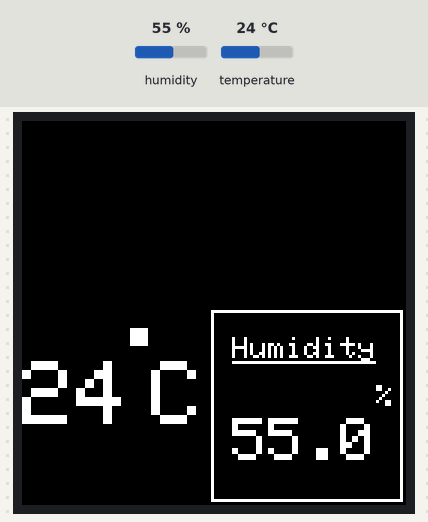
The sketch below on a simulated Arduino Uno, built with avr-gcc and run on an emulated ATmega328P. Shown: 128×128 colour display. The inputs (shaded band) are chosen by the test bench; at power-on: humidity 55 %, temperature 24 °C.

Above: at 2.8 s.
2.9 s: humidity set to 22 %
At 4.7 s:
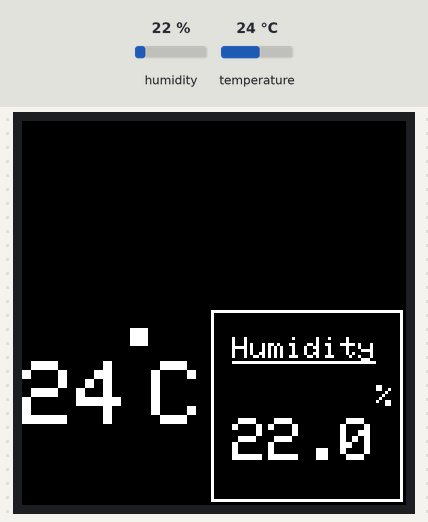
5.6 s: temperature set to 12 °C
At 7.4 s:
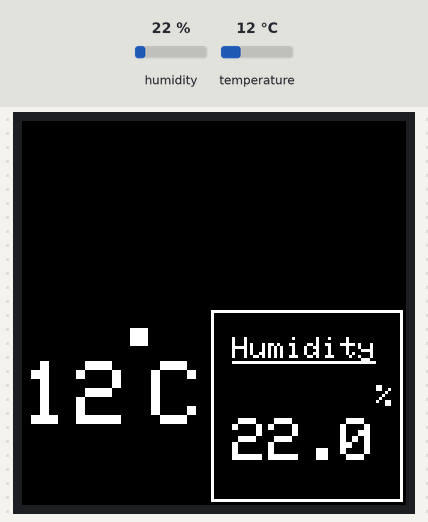
8.3 s: humidity set to 40 %
At 10.5 s:
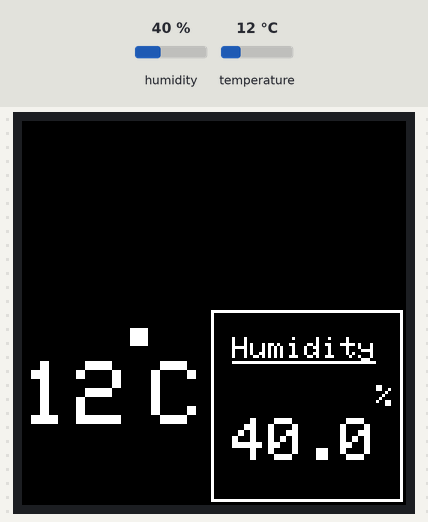
11.7 s: temperature set to 19 °C
At 13.2 s:
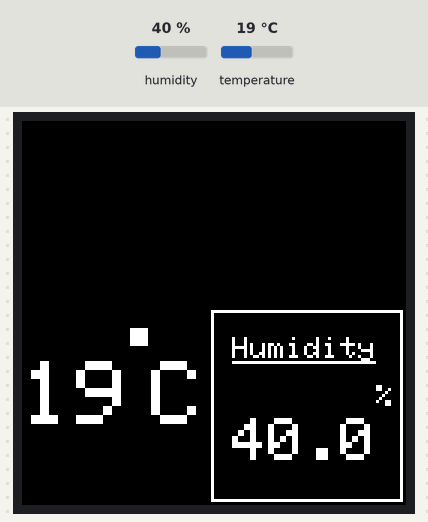
Timing chart, 0 to 14.7 s (numbered marks = the images above; inputs shaded):
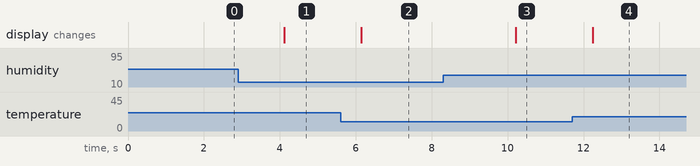

Measured:
- after the input at 2.9 s, the display: changes after 1.2 s (image 1)
- after the input at 5.6 s, the display: changes after 0.55 s (image 2)
- after the input at 8.3 s, the display: changes after 1.9 s (image 3)
- after the input at 11.7 s, the display: changes after 0.55 s (image 4)

The sketch:

Room_Temperature_Sensor.ino
```cpp
// Color definitions
#define BLACK           0x0000
#define BLUE            0x001F
#define RED             0xF800
#define GREEN           0x07E0
#define CYAN            0x07FF
#define MAGENTA         0xF81F
#define YELLOW          0xFFE0
#define WHITE           0xFFFF
#define dc   8
#define cs   10
#define rst  9
#define DHTPIN 3
#define DHTTYPE DHT11

#include <Adafruit_GFX.h>
#include <Adafruit_SSD1351.h>
#include <SPI.h>
#include "DHT.h"


Adafruit_SSD1351 tft = Adafruit_SSD1351(cs, dc, rst);
DHT dht(DHTPIN, DHTTYPE);

int tft_height, tft_width;
char deg = 248;

void setup() {
  // put your setup code here, to run once:
  Serial.begin(9600);
  dht.begin();
  tft.begin();
  tft_height = tft.height();
  tft_width = tft.width();
  tft.fillScreen(BLACK);
  tft.drawRect((tft_width - 1) / 2, (tft_height - 1) / 2, tft_width / 2, tft_height / 2, WHITE);
  tft.setCursor((tft_width / 2) + 6, (tft_height / 2) + 8);
  tft.println("Humidity");
  tft.drawFastHLine((tft_width / 2) + 6, (tft_height / 2) + 16, (tft_width / 2) - 16, WHITE);
  tft.setCursor(tft_width - 10, (tft_height / 2) + 24);
  tft.print("%");
}

void loop() {
  // put your main code here, to run repeatedly:
  int humidity = dht.readHumidity() * 100;
  int top = humidity / 100, bot = humidity % 100;
  String mult = String(top) + "." + String(bot);
  tft.setTextSize(2);
  tft.setCursor((tft_width / 2) + 6, (tft_height / 2) + 35);
  tft.fillRect((tft_width / 2) + 6, (tft_height / 2) + 35, 30, 20, BLACK);
  //  String me = String("%0.2f", humidity);
  tft.print(mult);
  tft.setTextSize(3);
  tft.fillRect(0, 0, (tft_width / 2) - 10, tft_height, BLACK);
  tft.setCursor(0, 80);
  int temp = (int)(dht.readTemperature());
  //  int ttop = temp/100, tbot = temp%100;
  //  String temperature = String(ttop)+"."+String(tbot);
  tft.setTextColor(WHITE);
  tft.print(temp);
  tft.setCursor(30, 60);
  tft.print(deg);
  tft.setCursor(43, 80);
  tft.print('C');
  //  Serial.println(temperature);
  delay(2000);


}
```
